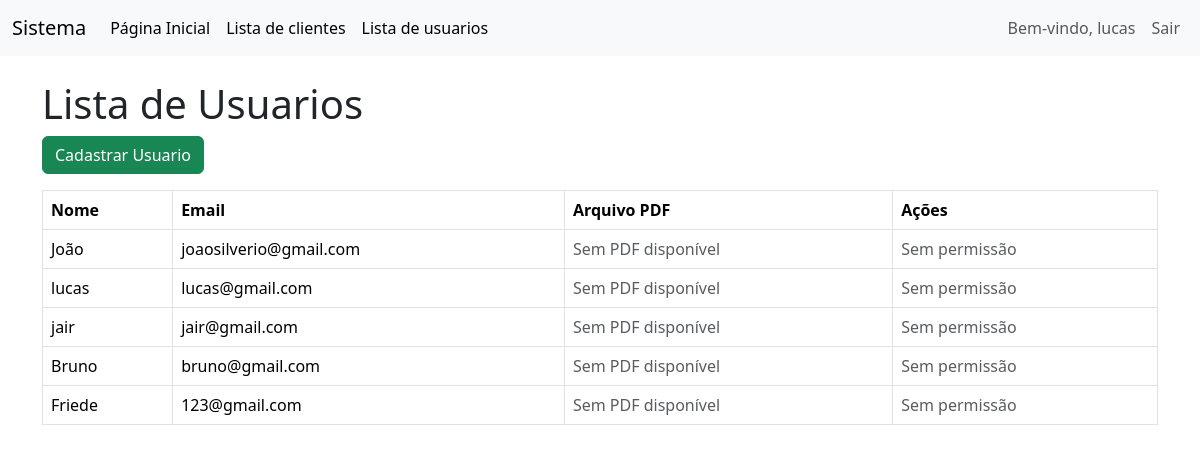
Page /lista_usuarios.php (signed in) on the committed database.
### tables this page shows
CREATE TABLE `usuarios` (
  `id` int(11) NOT NULL,
  `nome` varchar(100) NOT NULL,
  `email` varchar(100) NOT NULL,
  `senha` varchar(255) NOT NULL,
  `nivel_acesso` varchar(255) NOT NULL
);

### lista_usuarios.php (the view, shortened to what this page needs)
<?php
include 'conexao.php';
include 'menu.php';
$usuarios = $conn->query("SELECT * FROM usuarios")->fetchAll(PDO::FETCH_ASSOC);
$temAcessoAdmin = isset($_SESSION['nivel_acesso']) && $_SESSION['nivel_acesso'] === 'ADMINISTRADOR';
?>
<!DOCTYPE html>
<html lang="pt-br">
<head>
    <link href="https://cdn.jsdelivr.net/npm/bootstrap@5.3.3/dist/css/bootstrap.min.css" rel="stylesheet">
</head>
<body>
    <div class="container">
        <h1 class="mt-4">Lista de Usuarios</h1>
        <a href="cadastrar.php" class="btn btn-success mb-3">Cadastrar Usuario</a>
        <table class="table table-bordered">
            <thead>
                <tr>
                    <th>Nome</th>
                    <th>Email</th>
                    <th>Arquivo PDF</th>
                    <th>Ações</th>
                </tr>
            </thead>
            <tbody>
                <?php foreach ($usuarios as $usuario): ?>
                    <tr>
                        <td><?= htmlspecialchars($usuario['nome']) ?></td>
                        <td><?= htmlspecialchars($usuario['email']) ?></td>
                        <td>
                            <?php if (!empty($usuario['arquivo_pdf']) && file_exists("uploads/{$usuario['arquivo_pdf']}")): ?>
                                <a href="uploads/<?= htmlspecialchars($usuario['arquivo_pdf']) ?>" target="_blank">Ver PDF</a>
                            <?php else: ?>
                                <span class="text-muted">Sem PDF disponível</span>
                            <?php endif; ?>
                        </td>
                        <td>
                            <?php if ($temAcessoAdmin): ?>
                                <a href="editar.php?id=<?= $usuario['id'] ?>" class="btn btn-warning btn-sm">Editar</a>
                                <a href="excluir.php?id=<?= $usuario['id'] ?>" class="btn btn-danger btn-sm" onclick="return confirm('A exclusão é permanente! Tem certeza disso?')">Excluir</a>
                            <?php else: ?>
                                <span class="text-muted">Sem permissão</span>
                            <?php endif; ?>
                        </td>
                    </tr>
                <?php endforeach; ?>
            </tbody>
        </table>
    </div>
</body>
</html>

### rows in the picture
usuarios: nome "João", email "joaosilverio@gmail.com"
usuarios: nome "lucas", email "lucas@gmail.com"
usuarios: nome "jair", email "jair@gmail.com"
usuarios: nome "Bruno", email "bruno@gmail.com"
usuarios: nome "Friede", email "123@gmail.com"

### other values in the picture
$_SESSION['nome_usuario'] "lucas"
